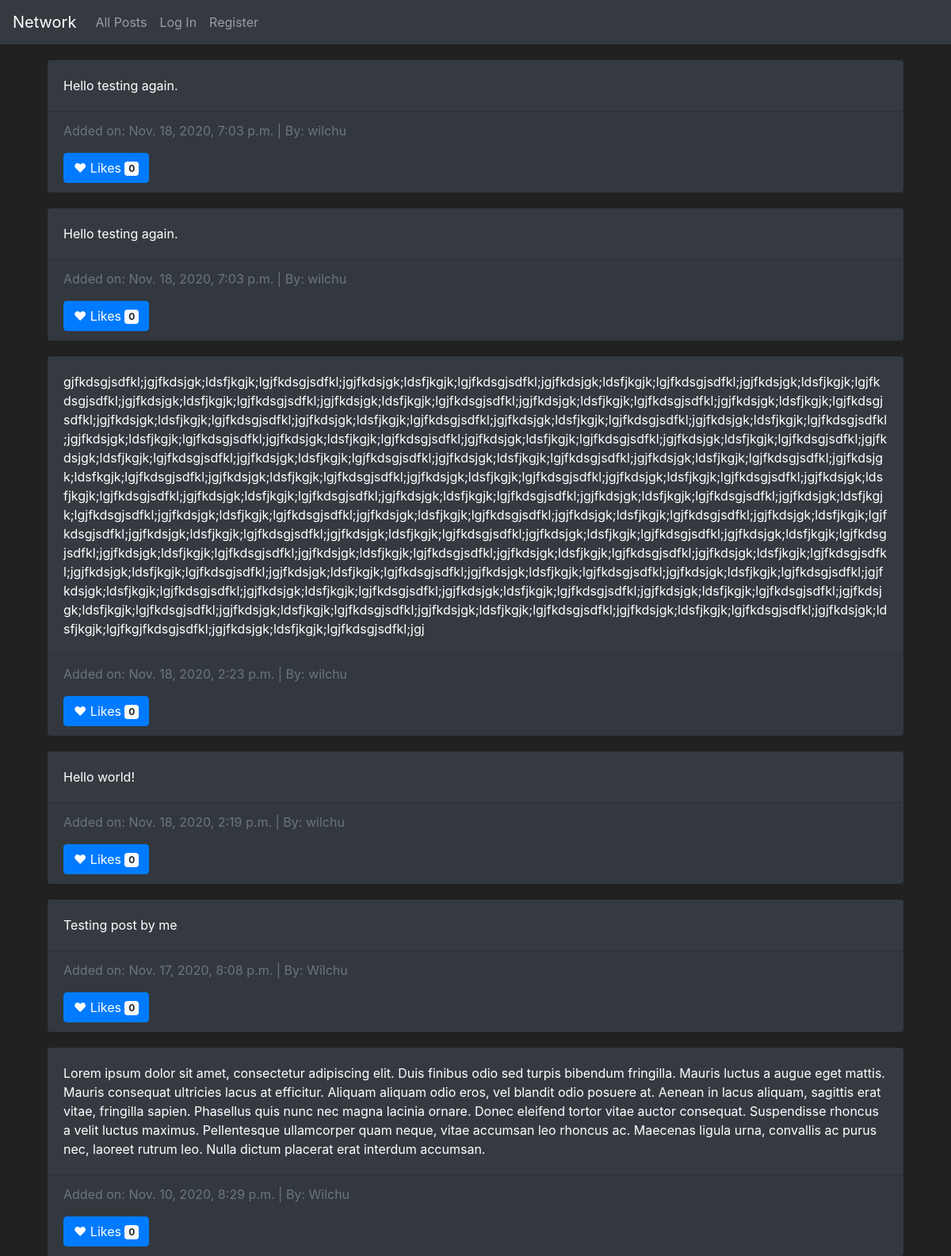
The page / on the database its author committed.
### network/models.py (models this page shows, shortened)
class Posts(models.Model):
    post_owner = models.ForeignKey(User, on_delete=models.CASCADE)
    post_content = models.CharField(max_length=2000)
    post_likes = models.IntegerField(default=0)
    post_date = models.DateTimeField(auto_now_add=True)

class User(AbstractUser):
    followers = models.IntegerField(default=0)
    following = models.IntegerField(default=0)

### network/views.py (the view, shortened to what this page needs)
# urls.py: path("", views.index, name="index"),
def index(request):
    return render(request, "network/index.html", {
        "all_posts": Posts.objects.all().order_by('-post_date')
    })

### network/templates/network/index.html (shortened to what this page needs)
{% extends "network/layout.html" %}
{% block body %}
    <section>
        <div class="container">
            {% for post in all_posts %}
            <div class="card bg-dark text-white">
                <div class="card-body">
                  <p class="card-text">{{ post.post_content }}</p>
                </div>
                <div class="card-footer text-muted">
                  <p>Added on: {{ post.post_date }} | By: {{ post.post_owner }}</p>
                  <button type="button" class="btn btn-primary">
                    &hearts; Likes <span class="badge badge-light">{{ post.post_likes }}</span>
                  </button>
                </div>
              </div>
            {% endfor %}
        </div>
    </section>
{% endblock %}

### network/static/network/styles.css (style rules this page uses)
body { background-color: #212121; }
.card { margin-top: 20px; border: none; }

### rows shown on the page
Posts: post_content "Hello testing again.", post_date "Nov. 18, 2020, 7:03 p.m.", post_owner "wilchu", post_likes "0"
Posts: post_content "Hello testing again.", post_date "Nov. 18, 2020, 7:03 p.m.", post_owner "wilchu", post_likes "0"
Posts: post_content "gjfkdsgjsdfkl;jgjfkdsjgk;ldsfjkgjk;lgjfkdsgjsdfkl;jgjfkdsjgk;ldsfjkgjk;lgjfkdsgjsdfkl;jgjfkdsjgk;ldsfjkgjk;lgjfkdsgjsdfkl;jgjfkdsjgk;ldsfjkgjk;lgjfkdsgjsdfkl;jgjfkdsjgk;ldsfjkgjk;lgjfkdsgjsdfkl;jgjfkdsjgk;ldsfjkgjk;lgjfkdsgjsdfkl;jgjfkdsjgk;ldsfjkgjk;lgjfkdsgjsdfkl;jgjfkdsjgk;ldsfjkgjk;lgjfkdsgjsdfkl;jgjfkdsjgk;ldsfjkgjk;lgjfkdsgjsdfkl;jgjfkdsjgk;ldsfjkgjk;lgjfkdsgjsdfkl;jgjfkdsjgk;ldsfjkgjk;lgjfkdsgjsdfkl;jgjfkdsjgk;ldsfjkgjk;lgjfkdsgjsdfkl;jgjfkdsjgk;ldsfjkgjk;lgjfkdsgjsdfkl;jgjfkdsjgk;ldsfjkgjk;lgjfkdsgjsdfkl;jgjfkdsjgk;ldsfjkgjk;lgjfkdsgjsdfkl;jgjfkdsjgk;ldsfjkgjk;lgjfkdsgjsdfkl;jgjfkdsjgk;ldsfjkgjk;lgjfkdsgjsdfkl;jgjfkdsjgk;ldsfjkgjk;lgjfkdsgjsdfkl;jgjfkdsjgk;ldsfjkgjk;lgjfkdsgjsdfkl;jg…", post_date "Nov. 18, 2020, 2:23 p.m.", post_owner "wilchu", post_likes "0"
Posts: post_content "Hello world!", post_date "Nov. 18, 2020, 2:19 p.m.", post_owner "wilchu", post_likes "0"
Posts: post_content "Testing post by me", post_date "Nov. 17, 2020, 8:08 p.m.", post_owner "Wilchu", post_likes "0"
Posts: post_content "Lorem ipsum dolor sit amet, consectetur adipiscing elit. Duis finibus odio sed turpis bibendum fringilla. Mauris luctus a augue eget mattis. Mauris consequat ultricies lacus at efficitur. Aliquam aliquam odio eros, vel blandit odio posuere at. Aenean in lacus aliquam, sagittis erat vitae, fringilla sapien. Phasellus quis nunc nec magna lacinia ornare. Donec eleifend tortor vitae auctor consequat. Suspendisse rhoncus a velit luctus maximus. Pellentesque ullamcorper quam neque, vitae accumsan leo rhoncus ac. Maecenas ligula urna, convallis ac purus nec, laoreet rutrum leo. Nulla dictum placerat erat interdum accumsan.", post_date "Nov. 10, 2020, 8:29 p.m.", post_owner "Wilchu", post_likes "0"
